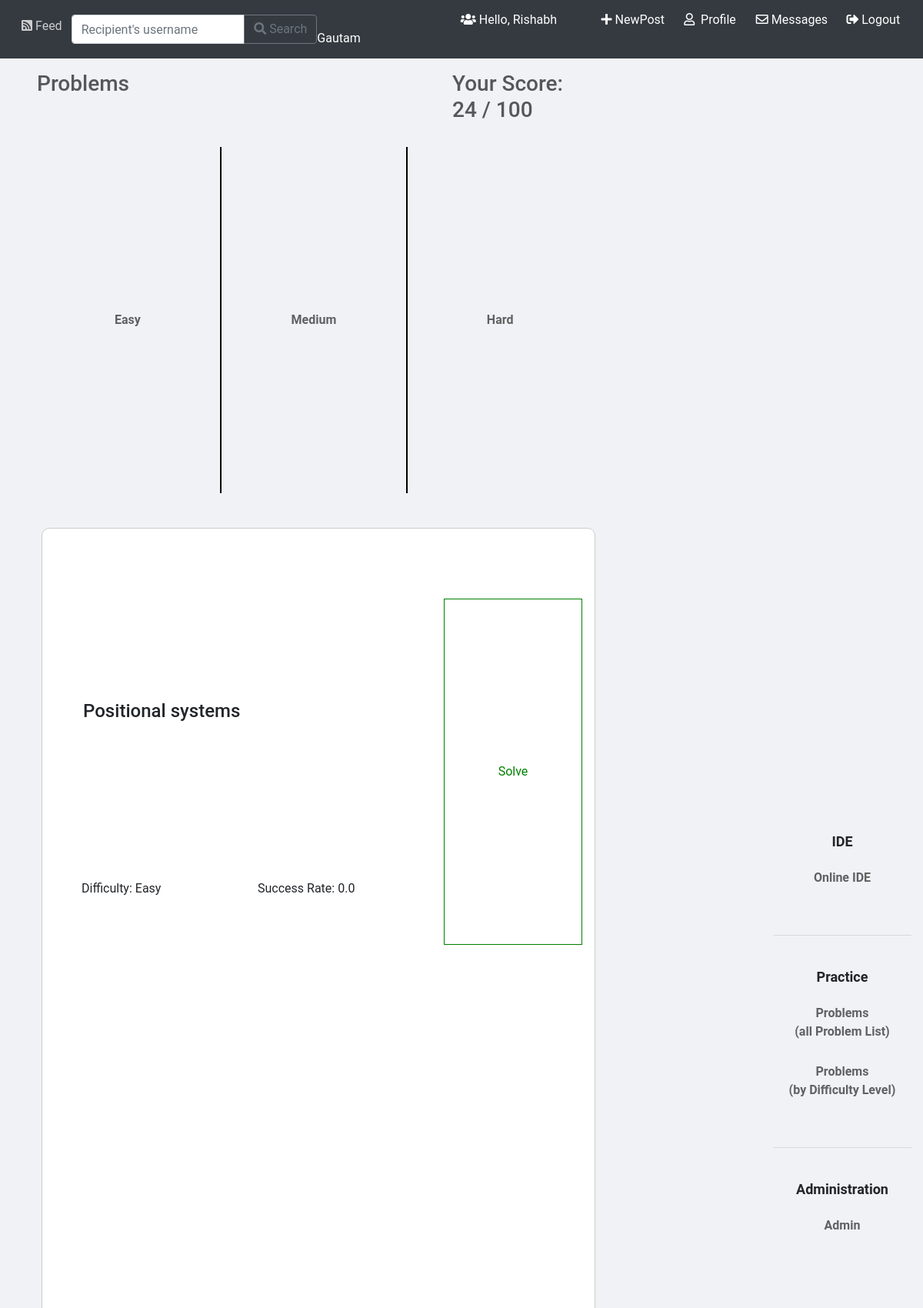
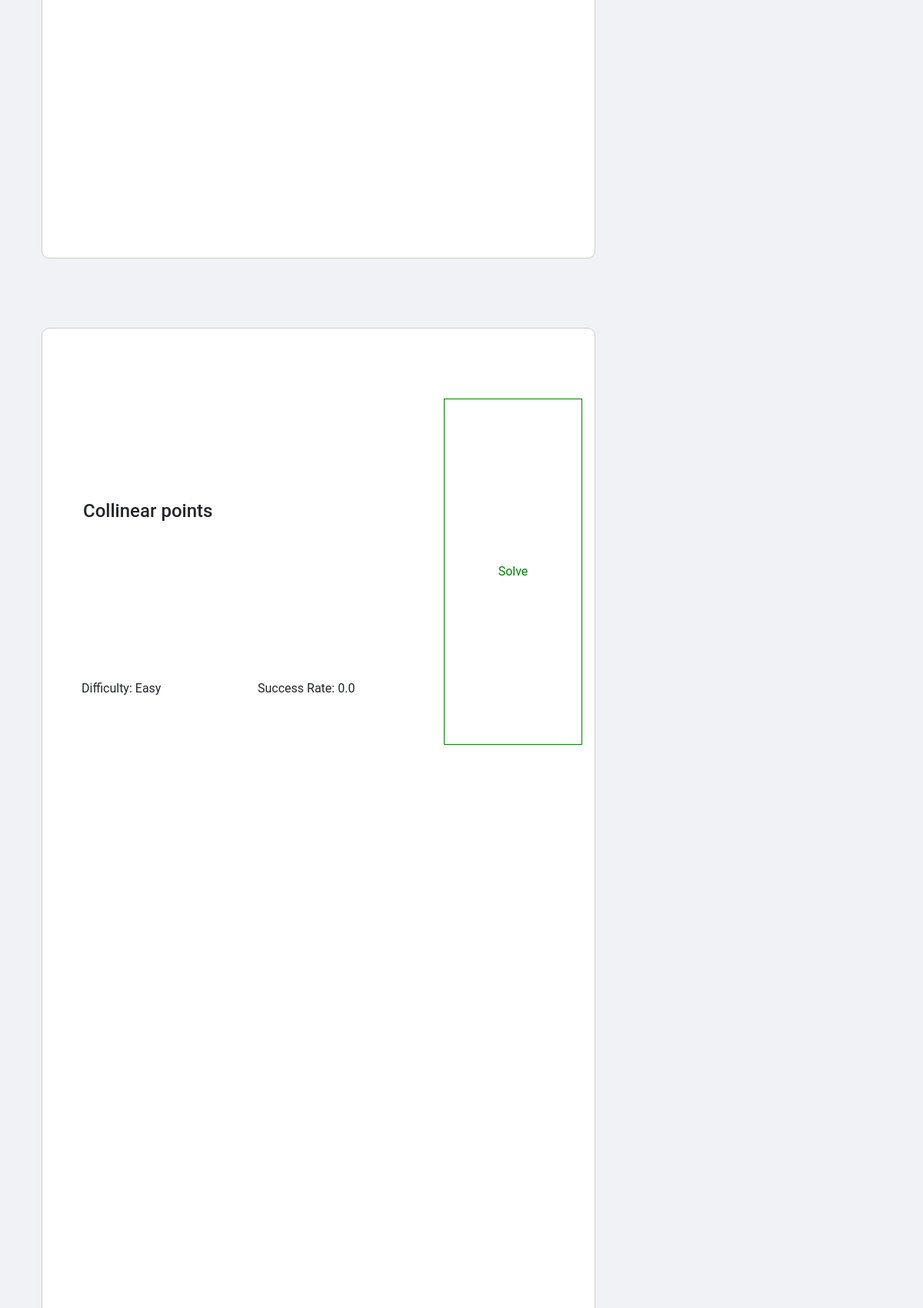
The app's page /problemlistsort (signed in, upper part) with its own data (2 pictures, top to bottom).
### application/models.py (models this page shows, shortened)
class User(models.Model):
    name=models.CharField(max_length=200)
    profilepic=models.ImageField(default='profilepic/default.jpg',upload_to='profilepic')
    userid=models.CharField(max_length=200)
    password=models.CharField(max_length=200)
    emailid=models.CharField(max_length=200)
    postct=models.IntegerField(default=0)
    followers=models.IntegerField(default=0)
    following=models.IntegerField(default=0)
    logintime=models.DateTimeField(default=timezone.now)
    score=models.IntegerField(default=0)

class Problem(models.Model):
    problemid=models.CharField(max_length=200)
    problemcode=models.CharField(max_length=200)
    title=models.CharField(max_length=200)
    description=models.CharField(max_length=5000)
    level=models.CharField(max_length=200)
    totalsub=models.IntegerField(default=0)
    correctsu=models.IntegerField(default=0)
    rate=models.FloatField(default=0)

### application/views.py (the view)
# urls.py: path('problemlistsort',problemlistsort,name='problemlistsort'),
def problemlistsort(request):
    curuser=User.objects.all().filter(userid=request.session.get('userid'))[0]
    problems=Problem.objects.all()
    easy=0
    medium=0
    hard=0
    for each in problems:
        if each.level=="Easy":
            easy+=1
        elif each.level=="Medium":
            medium+=1
        else:
            hard+=1
    print(easy,medium,hard)
    return render(request,'problemsort.html',{'user':curuser,'problem':problems})

### application/templates/problemsort.html (shortened to what this page needs)
{% load static %}
<!DOCTYPE html>
<html lang="en">
<head>
    <link rel="stylesheet" href="https://maxcdn.bootstrapcdn.com/bootstrap/4.0.0/css/bootstrap.min.css"
>
    <link rel="stylesheet" href="https://stackpath.bootstrapcdn.com/bootstrap/4.5.0/css/bootstrap.min.css"
>
    <link rel="stylesheet" href="{% static 'css/bootstrap.min.css' %}">
    <link rel="stylesheet" href="https://use.fontawesome.com/releases/v5.1.0/css/all.css" />
    <link rel="stylesheet" href="{% static 'css/main.css' %}" />
</head>
<body>
    <nav class=" navbar navbar-expand-lg navbar-dark bg-dark"
        style="position: fixed; width:100%; top: 0px;z-index: 1000;">
        <h3><a class="user btn btn-info" style="background-color: #343a40;border:none"
                onMouseOver="this.style.backgroundColor='#000'" onMouseOut="this.style.backgroundColor='#343a40'"
                href="{% url 'feed' %}"><i class="fas fa-rss-square"></i>&nbsp;Feed</a></h3>
        <form action="search" method="POST">
            <div class="input-group mb-0">
                <input type="text" name="userid" class="form-control" placeholder="Recipient's username"
                    aria-label="Recipient's username" aria-describedby="button-addon2">
                <div class="input-group-append">
                    <button class="btn btn-outline-secondary" id="button-addon2"><i
                            class="fas fa-search"></i>&nbsp;Search</button>
                </div>
            </div>
        </form>
        <span
            style="color:white">&nbsp;&nbsp;&nbsp;&nbsp;&nbsp;&nbsp;&nbsp;&nbsp;&nbsp;&nbsp;&nbsp;&nbsp;&nbsp;&nbsp;&nbsp;&nbsp;
            &nbsp;&nbsp;&nbsp;&nbsp;&nbsp;&nbsp;&nbsp;&nbsp;&nbsp;&nbsp;&nbsp;&nbsp; <i
                class="fas fa-users"></i>&nbsp;Hello, {{user.name}} &nbsp;</span>
        <span><a class="user btn btn-info" style="background-color: #343a40;border:none"
                onMouseOver="this.style.backgroundColor='#000'" onMouseOut="this.style.backgroundColor='#343a40'"
                href="{% url 'newpost' %}"> <i class="fas fa-plus"></i>&nbsp;NewPost</a>&nbsp;&nbsp;</span>
        <span><a class="user btn btn-info" style="background-color: #343a40;border:none"
                onMouseOver="this.style.backgroundColor='#000'" onMouseOut="this.style.backgroundColor='#343a40'"
                href="profile?profileid={{user.userid}}"> <i class="far fa-user"></i>
                &nbsp;Profile</a>&nbsp;&nbsp;</span>
        <span><a class="user btn btn-info" style="background-color: #343a40;border:none"
                onMouseOver="this.style.backgroundColor='#000'" onMouseOut="this.style.backgroundColor='#343a40'"
                href="chatbox?profileid={{user.userid}}"> <i
                    class="far fa-envelope"></i>&nbsp;Messages</a>&nbsp;&nbsp;</span>
        <span><a class="user btn btn-info" style="background-color: #343a40;border:none"
                onMouseOver="this.style.backgroundColor='#000'" onMouseOut="this.style.backgroundColor='#343a40'"
                href="{% url 'logout' %}"> <i class="fas fa-sign-out-alt"></i>&nbsp;Logout</a>&nbsp;&nbsp;</span>
    </nav>
    <br><br>
    <div
        style="display: flex;overflow-y:scroll;height:90%;justify-content: space-between;width:100vw;margin-top:20px;background-color: #f0f2f5;">
        <div style="width:60%;margin-left: 4vw;">
            <div><br>
                <div style="display: flex;">
                    <h3>Problems</h3>
                    <h3 style="padding-left: 35vw;">Your Score: {{user.score}} / 100</h3>
                </div>
                <br>
                <div style="width:100%;display:flex;height:5vh;justify-content: space-around;">
                    <button id="btn" style="width:32%;border:none;" onclick="easyb()">Easy</button>
                    <button id="btn" style="width:32%;border:none;" onclick="mediumb()">Medium</button>
                    <button id="btn" style="width:32%;border:none;" onclick="hardb()">Hard</button>
                </div>
                <div id="Easy" style="display: none;">
                    {% for each in problem %}
                    {% if each.level == "Easy" %}
                    <div class="card myproblem"
                        style="display:flex;width: 100%;height:15vh;margin:0.5vh 0.5vw;align-items: center;padding-top: 1vh;">
                        <table style="margin-left:2vw;">
                            <tr>
                                <td colspan="2"><a class="btn" style="width:40vw;text-align: left;">
                                        <h4>{{each.title}}</h4>
                                    </a></td>
                                <td rowspan="2"><a href="problem?problemid={{each.problemid}}"><button
                                            style="color:green;border:1px solid green;background-color: transparent;width:15vw;height: 5vh;">Solve</button></a>
                                </td>
                            </tr>
                            <tr>
                                <td style="padding-left: 1vw;width:20vw;">Difficulty: {{each.level}}</td>
                                <td>Success Rate: {{each.rate}}</td>
                            </tr>
                        </table>
                    </div>
                    {% endif %}
                    {% endfor %}
                </div>
            </div>
        </div>
        <div style="text-align: center;width:15%;position: fixed;right: 15px;top:12vh;">
            <p class="side-header">IDE</p>
            <p><a class="btn side-btn" id="btn" href="compiler?problemid=false">Online IDE
                </a></p>
            <br>
            <hr>
            <br>
            <p class="side-header">Practice</p>
            <a class="btn side-btn" id="btn" href="problemlist">Problems <br /> (all Problem List)
            </a></p>
            <p><a class="btn side-btn" id="btn" href="problemlistsort">Problems <br /> (by Difficulty Level)
                </a></p>
            <br>
            <hr>
            <br>
            <p class="side-header">Administration</p>
            <p><a class="btn side-btn" id="btn" href="admin">Admin
                </a></p>
        </div>
    </div>
</body>
</html>

### application/static/css/main.css (style rules this page uses)
html, body { background: #fafafa; height: 100%; width: 100%; font-family: "Roboto", sans-serif; }

### application/templates/problemsort.html (style rules this page uses)
#btn { background-color: transparent; border: none; color: black; text-align: center; font-size: 1rem; opacity: 0.6; transition: 0.3s; padding-left: 0; padding-right: 0; font-weight: 600; width: 80%; }
.myproblem { transitionmyproblem-shadow .3s; width: 300px; height: 500px; margin: 50px; border-radius: 10px; border: 1px solid #ccc; background: #fff; float: left; }
h3 { opacity: 0.75 }
.side-header { font-size: 1.125rem; font-weight: 750; }

### records on screen
User: name "Rishabh Gautam", score "24"
Problem: title "Positional systems", level "Easy", rate "0.0"
Problem: title "Collinear points", level "Easy", rate "0.0"
